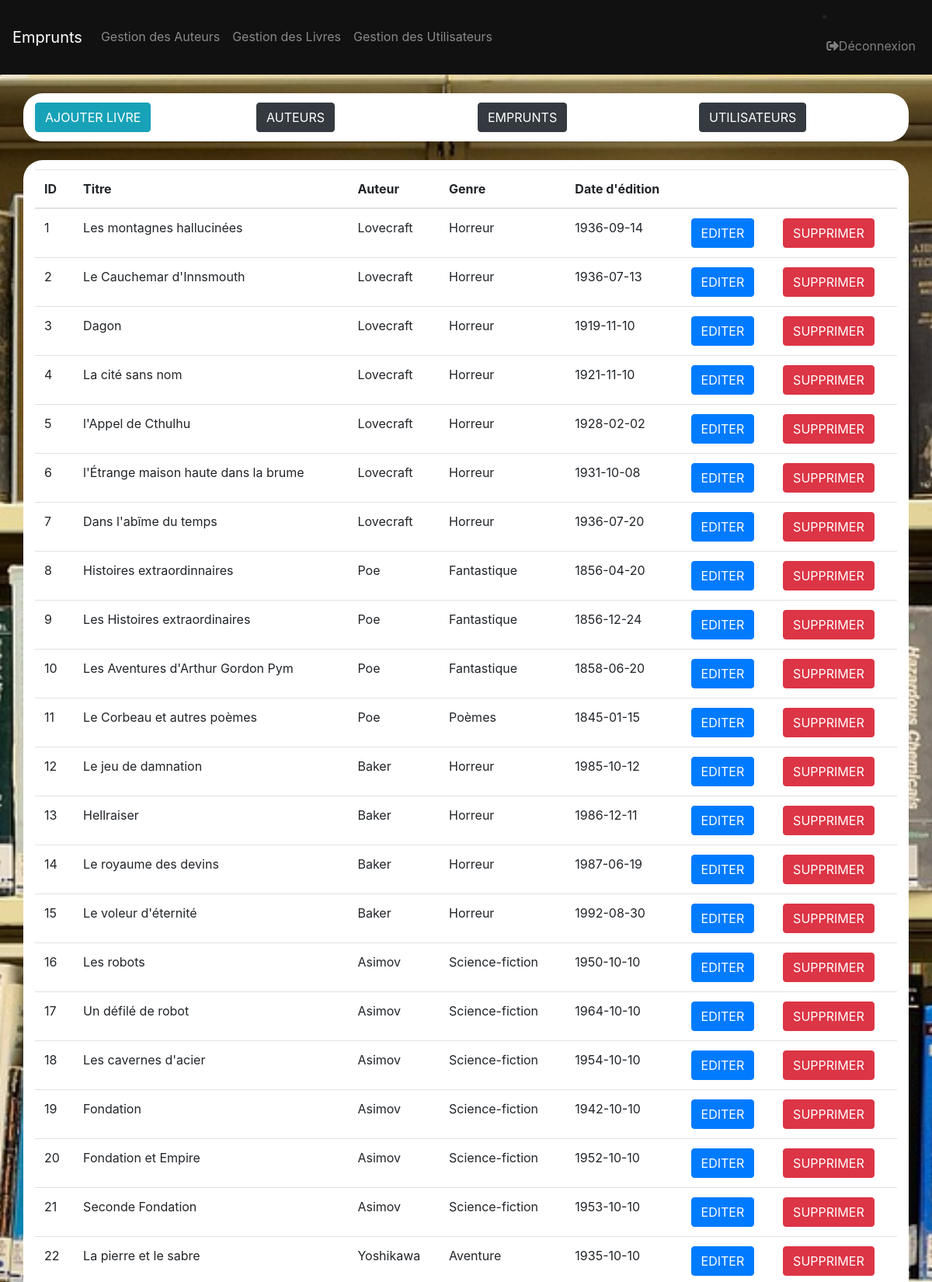
The app's page /admin/livres.php (signed in, upper part) with its own data.
### tables this page shows
CREATE TABLE `livres` (
  `id` int(10) UNSIGNED NOT NULL,
  `titre` varchar(255) NOT NULL,
  `date_edition` date DEFAULT NULL,
  `date_ajout` date DEFAULT NULL,
  `auteur_id` int(10) UNSIGNED DEFAULT NULL,
  `genre_id` int(10) UNSIGNED DEFAULT NULL,
  `resume` text,
  `img_src` varchar(50) DEFAULT 'not_found.png'
);

CREATE TABLE `auteurs` (
  `id` int(10) UNSIGNED NOT NULL,
  `firstname` varchar(255) NOT NULL,
  `lastname` varchar(255) NOT NULL
);

CREATE TABLE `genres` (
  `id` int(10) UNSIGNED NOT NULL,
  `nom` varchar(255) NOT NULL
);

### admin/livres.php (the view, shortened to what this page needs)
<?php
    $pdo = new PDO('mysql:host=localhost; dbname=biblio_coding; charset=utf8', 'root', '');
    $queryLivres = $pdo->prepare("SELECT livres.id, livres.titre, auteurs.lastname, genres.nom, livres.date_edition
    FROM livres INNER JOIN auteurs ON livres.auteur_id = auteurs.id INNER JOIN genres ON livres.genre_id = genres.id ORDER BY livres.id");
    $queryLivres->execute();
    if ($queryLivres) {
        $livres = $queryLivres->fetchAll(PDO::FETCH_ASSOC);
    }
?>
<!DOCTYPE html>
<html lang="fr">
    <head>
        <link rel="stylesheet" href="https://stackpath.bootstrapcdn.com/bootstrap/4.1.3/css/bootstrap.min.css"
>
        <link rel="stylesheet" href="../css/styles.css">
    </head>
    <body id ="Admindisplay">
        <div class="container">
            <div class="row">
                <div class="col-3">
                    <a href='http://localhost/www/php/biblio_coding/admin/creation/create.php' role="button"  class="btn btn-info">AJOUTER LIVRE</a>
                </div>
                <div class="col-3">
                    <a href='http://localhost/www/php/biblio_coding/admin/auteurs.php' role="button"  class="btn btn-dark">AUTEURS</a>
                </div>
                <div class="col-3">
                    <a href='http://localhost/www/php/biblio_coding/admin/emprunts.php' role="button"  class="btn btn-dark">EMPRUNTS</a>
                </div>
                <div class="col-3">
                    <a href='http://localhost/www/php/biblio_coding/admin/users.php' role="button"  class="btn btn-dark">UTILISATEURS</a>
                </div>
            </div>
        </div>
        <div class="container">
            <div class="row">
                <div class="col-12">
                    <table class="table">
                        <thead>
                            <tr>
                                <th scope="col">ID</th>
                                <th>Titre</th>
                                <th>Auteur</th>
                                <th>Genre</th>
                                <th>Date d'édition</th>
                                <th></th>
                                <th></th>
                            </tr>
                        </thead>
                        <tbody>
                            <?php foreach($livres as $livre):?>
                                <tr>
                                    <?php foreach($livre as $key => $value): ?>
                                        <td><?= $value ?></td>
                                    <?php endforeach; ?>
                                    <td><a class="btn btn-primary" href='./modification/modifierLivre.php?id=<?=$livre['id']?>' role="button">EDITER</a></td>
                                    <td><a class="btn btn-danger"  href='./suppression/supprimerLivre.php?id=<?=$livre["id"]?>' role="button">SUPPRIMER</a></td>
                                </tr>
                            <?php endforeach;?>
                        </tbody>
                    </table>
                </div>
            </div>
        </div>
    </body>
</html>

### css/styles.css (style rules this page uses)
body { margin: 0 auto; padding: 0; }
#Admindisplay { background-image:url("../img/displayadmin.jpg"); background-size: cover; background-attachment:fixed; background-repeat:no-repeat; background-position: center; }
.container { background-color: white; margin-top: 2%; padding-top: 1%; padding-bottom: 1%; border-radius: 25px; }

### records on screen
livres: id "1", titre "Les montagnes hallucinées", auteur.lastname "Lovecraft", genre.nom "Horreur", date_edition "1936-09-14"
livres: id "2", titre "Le Cauchemar d'Innsmouth", auteur.lastname "Lovecraft", genre.nom "Horreur", date_edition "1936-07-13"
livres: id "3", titre "Dagon", auteur.lastname "Lovecraft", genre.nom "Horreur", date_edition "1919-11-10"
livres: id "4", titre "La cité sans nom", auteur.lastname "Lovecraft", genre.nom "Horreur", date_edition "1921-11-10"
livres: id "5", titre "l'Appel de Cthulhu", auteur.lastname "Lovecraft", genre.nom "Horreur", date_edition "1928-02-02"
livres: id "6", titre "l'Étrange maison haute dans la brume", auteur.lastname "Lovecraft", genre.nom "Horreur", date_edition "1931-10-08"
livres: id "7", titre "Dans l'abîme du temps", auteur.lastname "Lovecraft", genre.nom "Horreur", date_edition "1936-07-20"
livres: id "8", titre "Histoires extraordinnaires", auteur.lastname "Poe", genre.nom "Fantastique", date_edition "1856-04-20"
livres: id "9", titre "Les Histoires extraordinaires", auteur.lastname "Poe", genre.nom "Fantastique", date_edition "1856-12-24"
livres: id "10", titre "Les Aventures d'Arthur Gordon Pym", auteur.lastname "Poe", genre.nom "Fantastique", date_edition "1858-06-20"
livres: id "11", titre "Le Corbeau et autres poèmes", auteur.lastname "Poe", genre.nom "Poèmes", date_edition "1845-01-15"
livres: id "12", titre "Le jeu de damnation", auteur.lastname "Baker", genre.nom "Horreur", date_edition "1985-10-12"
livres: id "13", titre "Hellraiser", auteur.lastname "Baker", genre.nom "Horreur", date_edition "1986-12-11"
livres: id "14", titre "Le royaume des devins", auteur.lastname "Baker", genre.nom "Horreur", date_edition "1987-06-19"
livres: id "15", titre "Le voleur d'éternité", auteur.lastname "Baker", genre.nom "Horreur", date_edition "1992-08-30"
livres: id "16", titre "Les robots", auteur.lastname "Asimov", genre.nom "Science-fiction", date_edition "1950-10-10"
livres: id "17", titre "Un défilé de robot", auteur.lastname "Asimov", genre.nom "Science-fiction", date_edition "1964-10-10"
livres: id "18", titre "Les cavernes d'acier", auteur.lastname "Asimov", genre.nom "Science-fiction", date_edition "1954-10-10"
livres: id "19", titre "Fondation", auteur.lastname "Asimov", genre.nom "Science-fiction", date_edition "1942-10-10"
livres: id "20", titre "Fondation et Empire", auteur.lastname "Asimov", genre.nom "Science-fiction", date_edition "1952-10-10"
livres: id "21", titre "Seconde Fondation", auteur.lastname "Asimov", genre.nom "Science-fiction", date_edition "1953-10-10"
livres: id "22", titre "La pierre et le sabre", auteur.lastname "Yoshikawa", genre.nom "Aventure", date_edition "1935-10-10"
